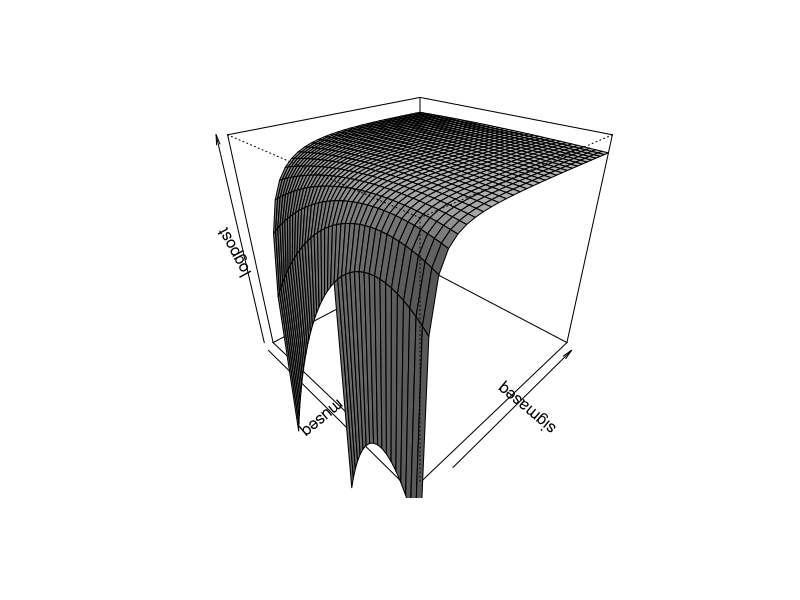

Reproduce this figure in R.

# http://www.mi.fu-berlin.de/wiki/pub/ABI/Genomics12/MLvsMAP.pdf

# data
x <- c(1, 0, 1, 1, 1, 1, 0, -1, 2, 3, 4)
mean(x)

# x ~ N(mu, sigma)
# mu ~ N(0, 2)
# sigma ~ G(2, 1)

logpostdata <- c()
museq <- seq(-2, 2, .1)
sigmaseq <- seq(0.1, 3, .1)
best <- -99999999999999

log(dnorm(1, 1, 1))

logpostf <- function(mu, sigma) {
	logpost <- 0

	# loop over data

	for (xi in x) {
	  logpost <- logpost + log(dnorm(xi, mu, sigma)) + log(dnorm(mu, 0, 2)) + log(dgamma(sigma, 2, 1))
	}
	return(logpost)
}

# loop over parameter
for (mu in museq) {
  for (sigma in sigmaseq) {

	logpost <- logpostf(mu, sigma)
	logpostdata <- c(logpostdata, logpost)

	if (logpost > best) {
		best <- logpost
		cat(mu, sigma, logpost, '\n')
	}


 }
}

logpost <- outer(museq, sigmaseq, logpostf)

persp(museq, sigmaseq, logpost, zlim = c(-1000, 0), theta = 45, phi = 30, shade = .5)

# plot(museq, logpostdata)